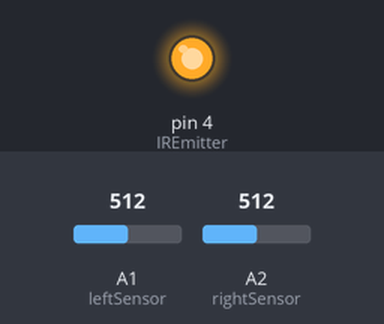
Recording of a sketch running on a simulated Arduino Uno, built with avr-gcc and run on an emulated ATmega328P. Shown: output pins drawn as LEDs (lit = HIGH). Inputs (shaded band) come from the test bench; at power-on: A1 (leftSensor) = 512, A2 (rightSensor) = 512. What the sketch prints to the serial monitor is not drawn.

Above: at 0.1 s.
Timing chart, 0 to 1.6 s (numbered marks = the images above):
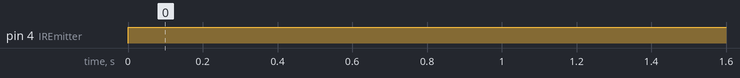

Measured:
- by itself, pin 4 (IREmitter): LOW → HIGH at 0.00 s

The sketch:

Lesson_4.2_Infrared.ino
```cpp
// (licence header left out)
//  Lesson 4.2, Infrared Line Detection Sensors

#define leftSensor  A1
#define rightSensor A2
#define IREmitter   4

void setup() {
	Serial.begin(9600);
	pinMode(leftSensor, INPUT);
	pinMode(rightSensor, INPUT);
	pinMode(IREmitter, OUTPUT);
}

void loop() {
	digitalWrite(IREmitter, HIGH);
	int rightInput = analogRead(rightSensor);
	int leftInput  = analogRead(leftSensor);
	Serial.print("Left/");
	Serial.print(leftInput);
	Serial.print(" - Right/");
	Serial.println(rightInput);
	delay(500);
}
/*********************************************************************************************************************
Permission is hereby granted, free of charge, to any person obtaining a copy of this software and associated documentation files (the "Software"), to deal in the Software without restriction, including without limitation the rights to use, copy, modify, merge, publish, distribute, sublicense, and/or sell copies of the Software, and to permit persons to whom the Software is furnished to do so, subject to the following conditions:

The above copyright notice and this permission notice shall be included in all copies or substantial portions of the Software.
THE SOFTWARE IS PROVIDED "AS IS", WITHOUT WARRANTY OF ANY KIND, EXPRESS OR IMPLIED, INCLUDING BUT NOT LIMITED TO THE WARRANTIES OF MERCHANTABILITY, FITNESS FOR A PARTICULAR PURPOSE AND NONINFRINGEMENT. IN NO EVENT SHALL THE AUTHORS OR COPYRIGHT HOLDERS BE LIABLE FOR ANY CLAIM, DAMAGES OR OTHER LIABILITY, WHETHER IN AN ACTION OF CONTRACT, TORT OR OTHERWISE, ARISING FROM, OUT OF OR IN CONNECTION WITH THE SOFTWARE OR THE USE OR OTHER DEALINGS IN THE SOFTWARE.
'*******************************************************************************************************************/
```
